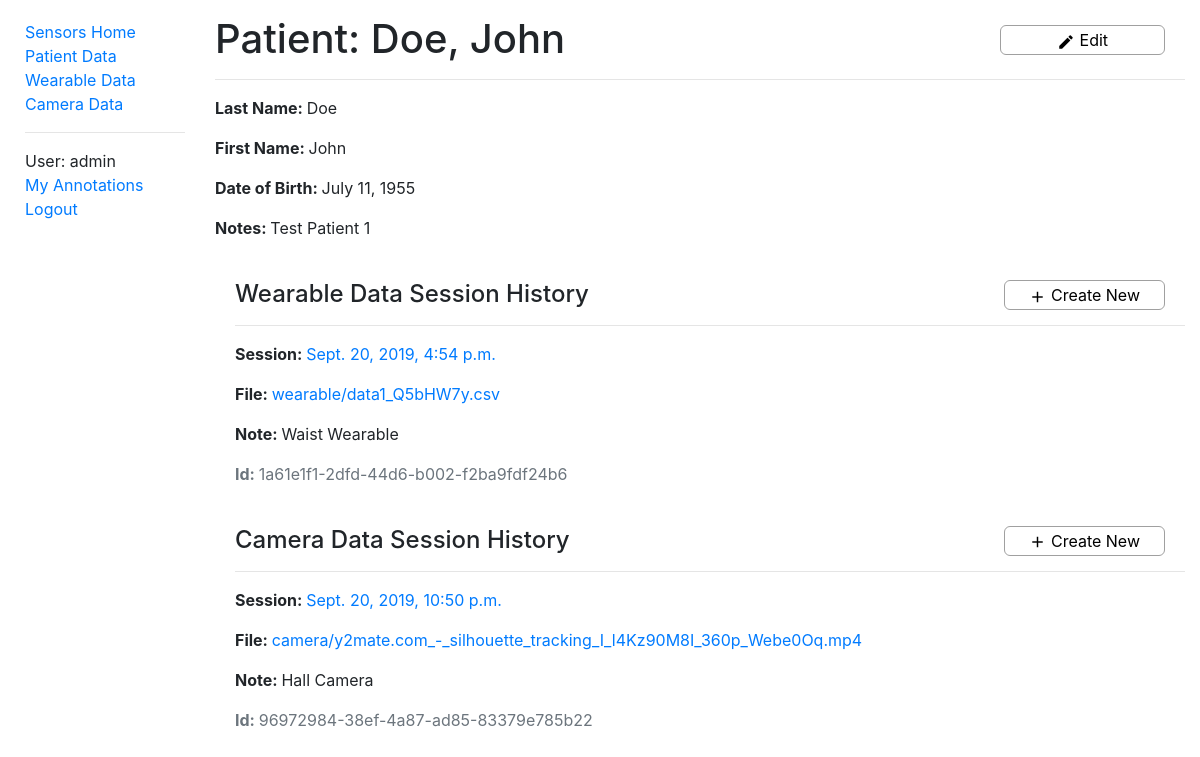
/sensors/patientdata/1 (signed in), run on the app's committed database.
### sensors/models.py (models this page shows, shortened)
class PatientData(models.Model):
    id = models.AutoField(primary_key=True)
    first_name = models.CharField(max_length=50, help_text='Patient first name')
    last_name = models.CharField(max_length=50, help_text='Patient last name')
    date_of_birth = models.DateField(help_text='Patient date of birth')
    notes = models.CharField(max_length=500, help_text='Notes regarding patient')
    class Meta:
        ordering = ['last_name']
        permissions = (("can_alter_patientdata", "Can create or edit patient data entries."),)
    def __str__(self):
        return f'{self.last_name}, {self.first_name}'

class WearableData(models.Model):
    id = models.UUIDField(primary_key=True, default=uuid.uuid4, help_text='Unique ID for this wearable data')
    patient = models.ForeignKey('PatientData', on_delete=models.CASCADE, null=True, related_name='wearables')
    filename = models.FileField(upload_to='wearable/', help_text='Wearable data file')
    time = models.DateTimeField(help_text='Session date & time')
    note = models.CharField(max_length=500, help_text='Note regarding wearable data')
    class Meta:
        ordering = ['patient', '-time']
        permissions = (("can_alter_wearabledata", "Can create or edit wearable data entries."),)

class CameraData(models.Model):
    id = models.UUIDField(primary_key=True, default=uuid.uuid4, help_text='Unique ID for this wearable data')
    patient = models.ForeignKey('PatientData', on_delete=models.CASCADE, null=True, related_name='cameras')
    filename = models.FileField(upload_to='camera/', help_text='Camera video file')
    framerate = models.CharField(
        max_length=9,
        choices=FRAME_RATES,
        default='Film',
        help_text='Video framerate',
    )
    time = models.DateTimeField(help_text='Session date & time')
    note = models.CharField(max_length=500, help_text='Note regarding camera data')
    class Meta:
        ordering = ['patient', '-time']
        permissions = (("can_alter_cameradata", "Can create or edit camera data entries."),)

### sensors/views.py (the view)
# urls.py: re_path(r'^patientdata/(?P<pk>\d+)$', views.PatientDataDetailView.as_view(), name='patientdata-detail'),
class PatientDataDetailView(LoginRequiredMixin, generic.DetailView):
    model = PatientData

### sensors/context_processors.py (called while the page is built)
def extra_context(request):
    return {'media_url': settings.MEDIA_URL}

### sensors/templates/sensors/patientdata_detail.html
{% extends "base.html" %}
{% block content %}
  <div class="titleText">
    <h1>Patient: {{ patientdata }}</h1>
    {% if perms.sensors.can_alter_patientdata %}
      <button id="edit" class="titleButton controlButtonXL" data-toggle="tooltip" data-placement="bottom" data-trigger="hover"
              title="Edit Patient Data" onclick='window.location.href="{% url 'edit-patientdata' patientdata.id %}"'>
        <i class="material-icons buttonIconS">create</i> Edit
      </button>
    {% endif %}
  </div>
  <hr>
  <p><strong>Last Name: </strong>{{ patientdata.last_name }}</p>
  <p><strong>First Name: </strong>{{ patientdata.first_name }}</p>
  <p><strong>Date of Birth: </strong>{{ patientdata.date_of_birth }}</p>
  <p><strong>Notes: </strong>{{ patientdata.notes }}</p>
  <div style="margin-left:20px;margin-top:40px">
    <div class="titleText">
      <h4>Wearable Data Session History</h4>
      {% if perms.sensors.can_alter_wearabledata %}
        <button type='button' class="createNewSessionButton controlButtonXL" data-toggle="tooltip" data-placement="bottom" data-trigger="hover"
                title="Create Wearable Data" onclick='window.location.href="{% url 'create_wearabledata' patientdata.id %}"'>
          <i class="material-icons buttonIconS">add</i> Create New
        </button>
      {% endif %}
    </div>
    {% for wearable in patientdata.wearables.all %}
      <hr>
      <p><strong>Session: </strong><a href="{% url 'wearabledata-detail' wearable.id %}">{{ wearable.time }}</a></p>
      <p><strong>File: </strong><a href="{{ media_url }}{{ wearable.filename }}">{{ wearable.filename }}</a></p>
      <p><strong>Note: </strong>{{wearable.note}}</p>
      <p class='text-muted'><strong>Id: </strong>{{wearable.id}}</p>
    {% empty %}
      <hr>
      <p><em>No data.</em></p>
    {% endfor %}
  </div>
  <div style="margin-left:20px;margin-top:40px">
    <div class="titleText">
      <h4>Camera Data Session History</h4>
      {% if perms.sensors.can_alter_cameradata %}
        <button type='button' class="createNewSessionButton controlButtonXL" data-toggle="tooltip" data-placement="bottom" data-trigger="hover"
                title="Create Camera Data" onclick='window.location.href="{% url 'create_cameradata' patientdata.id %}"'>
          <i class="material-icons buttonIconS">add</i> Create New</button>
      {% endif %}
    </div>
    {% for camera in patientdata.cameras.all %}
      <hr>
      <p><strong>Session: </strong><a href="{% url 'cameradata-detail' camera.id %}">{{ camera.time }}</a></p>
      <p><strong>File: </strong><a href="{{ media_url }}{{ camera.filename }}">{{ camera.filename }}</a></p>
      <p><strong>Note: </strong>{{camera.note}}</p>
      <p class='text-muted'><strong>Id: </strong>{{camera.id}}</p>
    {% empty %}
      <hr>
      <p><em>No data.</em></p>
    {% endfor %}
  </div>
{% endblock %}

### sensors/templates/base.html (shortened to what this page needs)
<!DOCTYPE html>
<html xmlns="http://www.w3.org/1999/xhtml" lang="en-GB" xml:lang="en-GB">
<head>
  <link rel="stylesheet"
        href="https://stackpath.bootstrapcdn.com/bootstrap/4.1.3/css/bootstrap.min.css"
>
  {% load static %}
  <link rel="stylesheet"
        href="{% static 'css/styles.css' %}">
</head>
<body>
<div class="container-fluid">
  <div class="row">
    <div class="col-sm-2">
      {% block sidebar %}
        <ul class="sidebar-nav">
          <li><a href="{% url 'index' %}">Sensors Home</a></li>
          {% if user.is_authenticated %}
            <li><a href="{% url 'patientdata' %}">Patient Data</a></li>
            <li><a href="{% url 'wearabledata' %}">Wearable Data</a></li>
            <li><a href="{% url 'cameradata' %}">Camera Data</a></li>
            <hr>
            <li>User: {{ user.get_username }}</li>
            <li><a href="{% url 'my-annotations' %}">My Annotations</a></li>
            <li><a href="{% url 'logout'%}?next={{request.path}}">Logout</a></li>
          {% else %}
            <li><a href="{% url 'login'%}?next={{request.path}}">Login</a></li>
          {% endif %}
        </ul>
      {% endblock %}
    </div>
    <div class="col-sm-10" style=margin-top:15px;padding:10">
      {% block content %}{% endblock %}
    </div>
  </div>
</div>
</body>
</html>

### sensors/static/css/styles.css (style rules this page uses)
.sidebar-nav { margin-top: 20px; margin-left: 10px; padding: 0; list-style: none; }
.titleText { position: relative; }
.titleButton { position: absolute; right: 20px; top: 10px; }
.createNewSessionButton { position: absolute; right: 20px; top: 0; }
.buttonIconS { position: relative; font-size: 18px; vertical-align: middle; }
.controlButtonXL, .controlButtonL2, .controlButtonL, .controlButtonM, .controlButtonS, .controlButtonXS, .dropDown, .dropDownS, .downloadFormatDropDown, .rewindTextValue, .otherText, .currentFrameText, .currentTimeText { display: table-cell; vertical-align: top; border: 1px solid #a0a0a0; }
.controlButtonXL, .controlButtonL2, .controlButtonL, .controlButtonM, .controlButtonS { background-color: white; height: 30px; border-radius: 6px; }
.controlButtonXL { width: 17%; min-width: 120px; }

### data on the page
PatientData: last_name+first_name "Doe, John", last_name "Doe", first_name "John", date_of_birth "July 11, 1955", notes "Test Patient 1"
WearableData: time "Sept. 20, 2019, 4:54 p.m.", filename "wearable/data1_Q5bHW7y.csv", note "Waist Wearable", id "1a61e1f1-2dfd-44d6-b002-f2ba9fdf24b6"
CameraData: time "Sept. 20, 2019, 10:50 p.m.", filename "camera/y2mate.com_-_silhouette_tracking_I_l4Kz90M8I_360p_Webe0Oq.mp4", note "Hall Camera", id "96972984-38ef-4a87-ad85-83379e785b22"

### other printed values
{{ user.get_username }} "admin"
